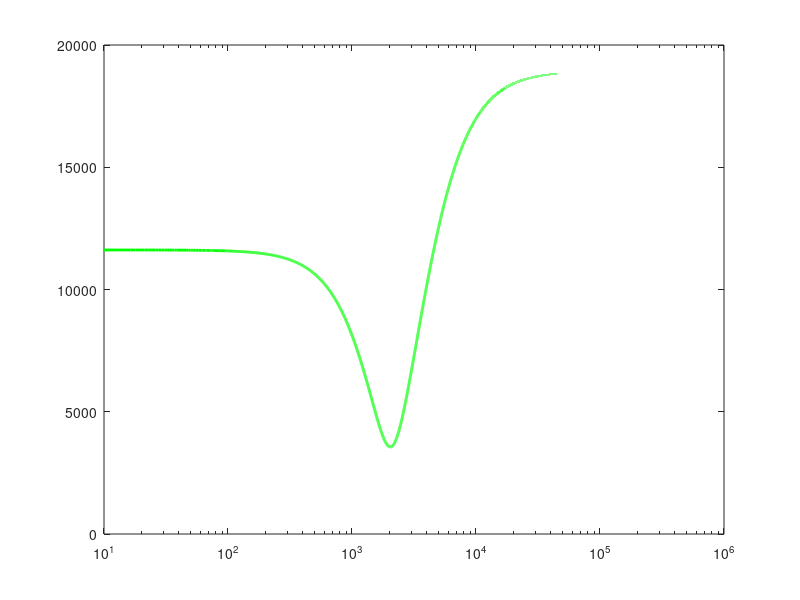

MATLAB code for this plot:
k = sqrt((2*(10^(-0.2))) - 1);
q = 2;
R = 7500;
wp = 13000;
s = tf('s');

b1 = wp/q;
c1 = wp^2;
b2 = wp*( ((q*(1+(k^2))+(k^2))/(q*(1+(k^2)))) + q*(1-(k^2)) );
c2 = (wp^2)*(1-(k^2))*((k^2)+(q*(1+(k^2))))/(1+(k^2));

Zin_Teo = (1+(k^2))*q*R*((s^2) + s*b1 + c1)/((s^2) + s*b2 + c2);

win = (2*pi*10):10:(2*pi*1000000);
[Zin_mag, Zin_pha, wout] = bode(Zin_Teo,win);

Zin_mag = (squeeze(Zin_mag));
pic = semilogx(win/(2*pi),Zin_mag,'color','green','linewidth',2);
